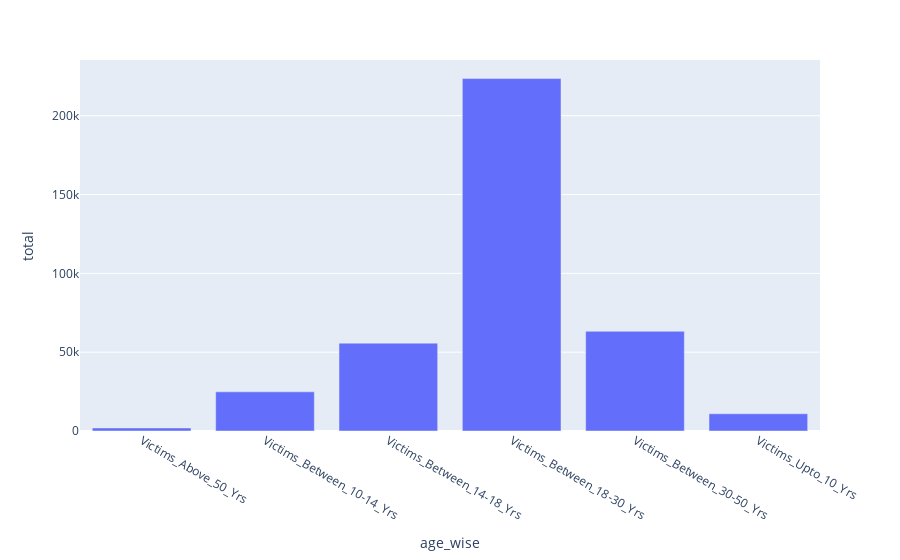

Notebook code cell kept with this figure:
### Code cell
age_wise_df = pd.DataFrame.from_dict(age_wise_dict,orient='index',columns=['total']).reset_index()
age_wise_df.rename(columns={'index':'age_wise'},inplace=True)

fig = px.bar(age_wise_df,x='age_wise',y='total')
fig.show()

### Figure 1 — Plotly figure (JSON) as saved in the notebook; plotly's stock layout.template omitted (floating-point values rounded to 4 significant figures)
{"data": [{"alignmentgroup": "True", "hovertemplate": "age_wise=%{x}<br>total=%{y}<extra></extra>", "legendgroup": "", "marker": {"color": "#636efa"}, "name": "", "offsetgroup": "", "orientation": "v", "showlegend": false, "textposition": "auto", "type": "bar", "x": ["Victims_Above_50_Yrs", "Victims_Between_10-14_Yrs", "Victims_Between_14-18_Yrs", "Victims_Between_18-30_Yrs", "Victims_Between_30-50_Yrs", "Victims_Upto_10_Yrs"], "xaxis": "x", "y": [1960, 24840, 55740, 223584, 63248, 10936], "yaxis": "y"}], "layout": {"barmode": "relative", "legend": {"tracegroupgap": 0}, "margin": {"t": 60}, "xaxis": {"anchor": "y", "domain": [0, 1], "title": {"text": "age_wise"}}, "yaxis": {"anchor": "x", "domain": [0, 1], "title": {"text": "total"}}}}
